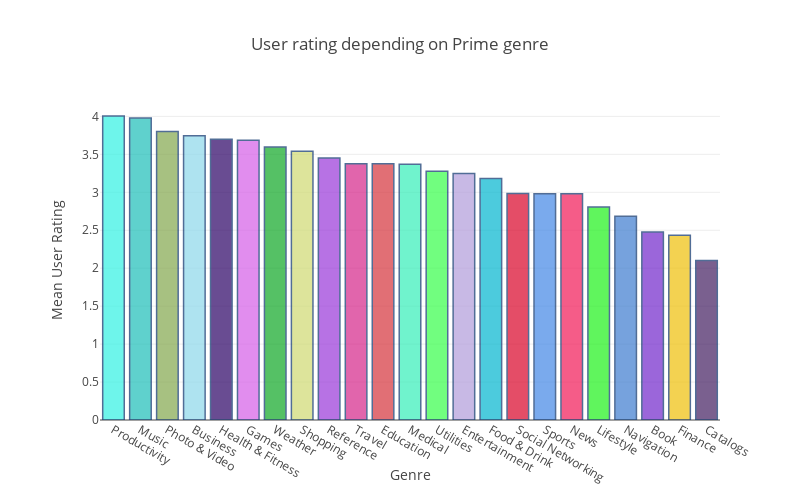

Notebook cell for this chart:
### Markdown cell above
## User rating depending on prime_genre

### Code cell
cnt_srs = df_app[['prime_genre', 'user_rating']].groupby('prime_genre').mean()['user_rating'].sort_values(ascending=False)

trace = go.Bar(
    x = cnt_srs.index,
    y = cnt_srs.values,
    marker = dict(
        color = random_color_generator(100),
        line = dict(color='rgb(8, 48, 107)',
                    width = 1.5)
    ),
    opacity = 0.7
)
data = [trace]

layout = go.Layout(
    title = 'User rating depending on Prime genre',
    margin = dict(
        l = 100
    ),
    xaxis = dict(
        title = 'Genre'
    ),
    yaxis = dict(
        title = 'Mean User Rating'
    ),
    width = 800,
    height = 500
)

fig = go.Figure(data=data, layout=layout)
py.iplot(fig)

### Figure 1 — Plotly figure (JSON) as saved in the notebook; plotly's stock layout.template omitted (floating-point values rounded to 4 significant figures)
{"data": [{"marker": {"color": ["#32F2E3", "#1CBEB8", "#83A74D", "#8DD8EB", "#2B0165", "#D55EE8", "#0EA725", "#CFDA72", "#9937D9", "#D52489", "#D5333C", "#35EEB8", "#36FE4A", "#B29CDB", "#01B6CF", "#D90328", "#4287E6", "#F21857", "#1EF11A", "#3D7CCF", "#7126CB", "#EFC008", "#421D61", "#2671AB", "#174B98", "#408BF0", "#14C847", "#8489C7", "#5BCC85", "#343C6F", "#A835E2", "#A2884D", "#40711A", "#3AF560", "#F847EE", "#D7B37D", "#3E5922", "#F271C6", "#1C5BE7", "#0DEBA7", "#4F5E90", "#2572D4", "#C8A9D1", "#E1AA76", "#946E3D", "#A44A96", "#B8BDCC", "#6E262F", "#8017AA", "#79F3B1", "#01BB56", "#2749FE", "#8D4B20", "#A8D274", "#57C5D4", "#36EB6A", "#C70E86", "#730C33", "#9CDE3F", "#FBB45D", "#BC213C", "#D7F375", "#3AC989", "#70BE4F", "#B5EA40", "#0BB17D", "#EEF491", "#C71C18", "#24B968", "#197006", "#466031", "#0CB594", "#B62E0C", "#9AE64D", "#CE4A25", "#98ECFC", "#C7FC2D", "#60D09C", "#B6A670", "#86E5DC", "#1E46AC", "#1F4F7E", "#B82EC9", "#899825", "#1AF2C4", "#227EF0", "#39EA69", "#46E5C6", "#49077E", "#CDEC74", "#B0C30B", "#0D5726", "#CC5BB2", "#EA851E", "#5533B7", "#1D1F63", "#789F95", "#2B5430", "#7E2A13", "#FEEBFF"], "line": {"color": "rgb(8, 48, 107)", "width": 1.5}}, "opacity": 0.7, "type": "bar", "uid": "e1670124-d8ec-11e8-8ac2-5435308b7835", "x": ["Productivity", "Music", "Photo & Video", "Business", "Health & Fitness", "Games", "Weather", "Shopping", "Reference", "Travel", "Education", "Medical", "Utilities", "Entertainment", "Food & Drink", "Social Networking", "Sports", "News", "Lifestyle", "Navigation", "Book", "Finance", "Catalogs"], "y": [4.006, 3.978, 3.801, 3.746, 3.7, 3.685, 3.597, 3.541, 3.453, 3.377, 3.376, 3.37, 3.278, 3.247, 3.183, 2.985, 2.982, 2.98, 2.806, 2.685, 2.478, 2.433, 2.1]}], "layout": {"height": 500, "margin": {"l": 100}, "title": "User rating depending on Prime genre", "width": 800, "xaxis": {"title": "Genre"}, "yaxis": {"title": "Mean User Rating"}}}
